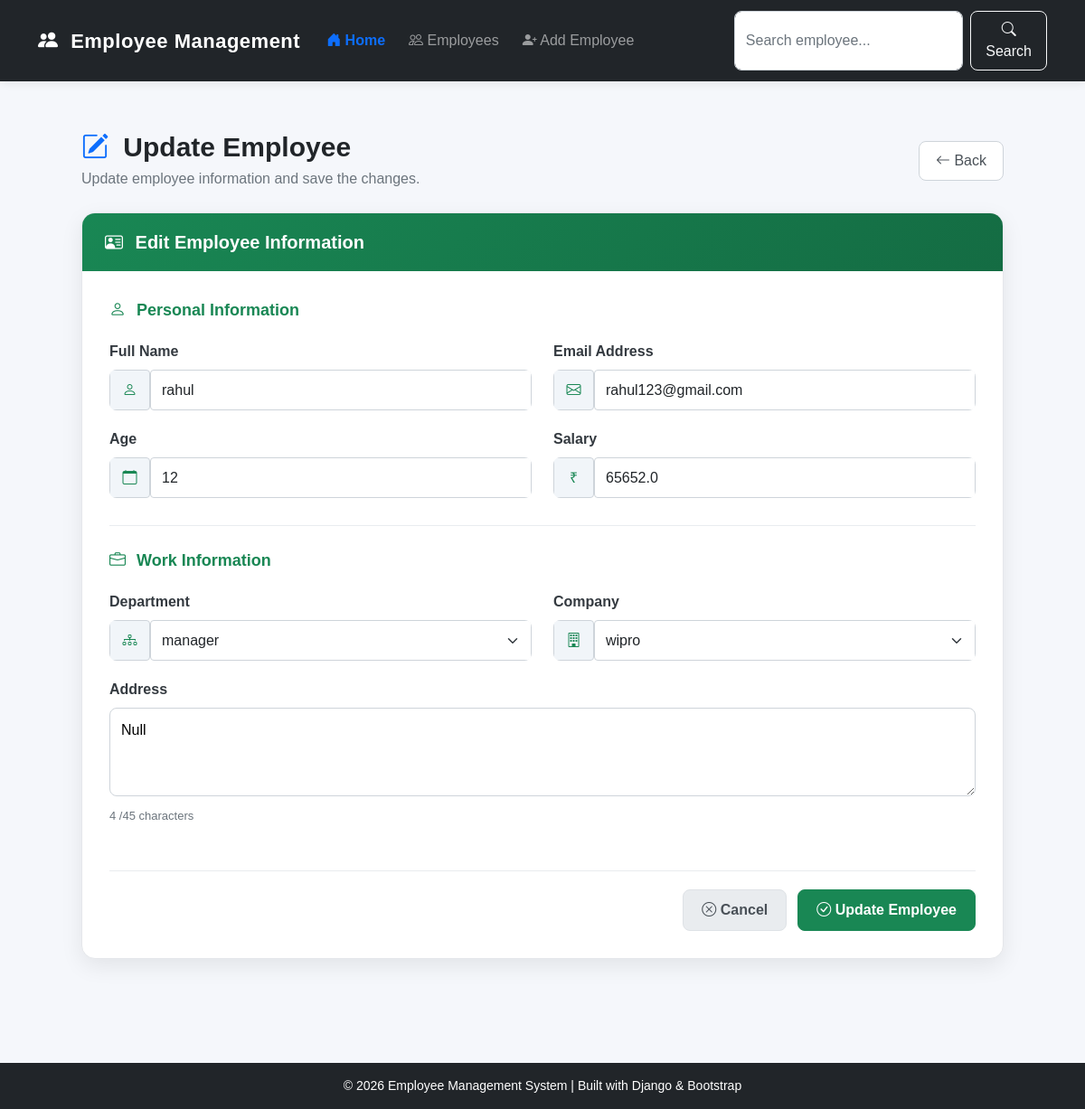
/employees/update/2/, run on the app's committed database.
### APP2/models.py (models this page shows, shortened)
class Employee(models.Model):
    name= models.CharField(max_length=60)
    emails=models.EmailField(unique=True)
    age=models.IntegerField()
    salary=models.FloatField()
    department = models.ForeignKey(
        'Department',
        on_delete=models.SET_NULL,
        null=True,
        blank=True,
        related_name='employees'
    )
    address=models.TextField(max_length=45,default='Null')
    company = models.ForeignKey(
    'Company',
    on_delete=models.CASCADE,
    related_name='employee',
    null=True,
    blank=True
)

class Department(models.Model):
    name = models.CharField(max_length=60, unique=True)
    description = models.TextField(max_length=200, blank=True)

class Company(models.Model):
    name= models.CharField(max_length=60)
    emails=models.EmailField(unique=True)
    location=models.TextField(max_length=45,default='Null')
    branch_number=models.IntegerField()

### APP2/views.py (the view, shortened to what this page needs)
# urls.py: path('update/<int:id>/', views.updateEmpData, name='update_employee'),
def updateEmpData(request, id):
    employee = get_object_or_404(Employee, id=id)
    companies = Company.objects.all()
    departments = Department.objects.all()
    return render(request, 'update.html', {
        'employee': employee,
        'companies': companies,
        'departments': departments
    })

### Templates/update.html (shortened to what this page needs)
{% extends 'base.html' %}
{% block content %}
<div class="employee-container">
    <div class="page-header">
        <div>
            <h2>
                <i class="bi bi-pencil-square"></i>
                Update Employee
            </h2>
            <p>
                Update employee information and save the changes.
            </p>
        </div>
        <a
            href="{% url 'display' %}"
            class="back-btn"
        >
            <i class="bi bi-arrow-left"></i>
            Back
        </a>
    </div>
    <div class="employee-card">
        <div class="employee-card-header">
            <h4>
                <i class="bi bi-person-vcard"></i>
                Edit Employee Information
            </h4>
        </div>
        <div class="employee-card-body">
            <form
                method="POST"
                id="employeeForm"
                onsubmit="return validateForm()"
            >
                <div class="section-title">
                    <i class="bi bi-person"></i>
                    Personal Information
                </div>
                <div class="row">
                    <div class="col-md-6 form-group">
                        <label>
                            Full Name
                        </label>
                        <div class="custom-input">
                            <span class="input-group-text">
                                <i class="bi bi-person"></i>
                            </span>
                            <input
                                type="text"
                                name="name"
                                id="name"
                                class="form-control"
                                value="{{ employee.name }}"
                                required
                            >
                        </div>
                    </div>
                    <div class="col-md-6 form-group">
                        <label>
                            Email Address
                        </label>
                        <div class="custom-input">
                            <span class="input-group-text">
                                <i class="bi bi-envelope"></i>
                            </span>
                            <input
                                type="email"
                                name="emails"
                                id="email"
                                class="form-control"
                                value="{{ employee.emails }}"
                                required
                            >
                        </div>
                    </div>
                    <div class="col-md-6 form-group">
                        <label>
                            Age
                        </label>
                        <div class="custom-input">
                            <span class="input-group-text">
                                <i class="bi bi-calendar"></i>
                            </span>
                            <input
                                type="number"
                                name="age"
                                id="age"
                                class="form-control"
                                value="{{ employee.age }}"
                                min="18"
                                max="100"
                                required
                            >
                        </div>
                    </div>
                    <div class="col-md-6 form-group">
                        <label>
                            Salary
                        </label>
                        <div class="custom-input">
                            <span class="input-group-text">
                                ₹
                            </span>
                            <input
                                type="number"
                                name="salary"
                                id="salary"
                                class="form-control"
                                value="{{ employee.salary }}"
                                step="0.01"
                                min="0"
                                required
                            >
                        </div>
                    </div>
                </div>
                <div class="divider"></div>
                <div class="section-title">
                    <i class="bi bi-briefcase"></i>
                    Work Information
                </div>
                <div class="row">
                    <div class="col-md-6 form-group">
                        <label>
                            Department
                        </label>
                        <div class="custom-input">
                            <span class="input-group-text">
                                <i class="bi bi-diagram-3"></i>
                            </span>
                            <select
                                name="department"
                                id="department"
                                class="form-select"
                                required
                            >
                                {% for department in departments %}
                                <option
                                    value="{{ department.id }}"
                                    {% if employee.department.id == department.id %}
                                        selected
                                    {% endif %}
                                >
                                    {{ department.name }}
                                </option>
                                {% endfor %}
                            </select>
                        </div>
                    </div>
                    <div class="col-md-6 form-group">
                        <label>
                            Company
                        </label>
                        <div class="custom-input">
                            <span class="input-group-text">
                                <i class="bi bi-building"></i>
                            </span>
                            <select
                                name="company"
                                id="company"
                                class="form-select"
                                required
                            >
                                {% for company in companies %}
                                <option
                                    value="{{ company.id }}"
                                    {% if employee.company.id == company.id %}
                                        selected
                                    {% endif %}
                                >
                                    {{ company.name }}
                                </option>
                                {% endfor %}
                            </select>
                        </div>
                    </div>
                    <div class="col-12 form-group">
                        <label>
                            Address
                        </label>
                        <textarea
                            name="address"
                            id="address"
                            rows="3"
                            maxlength="45"
                            required
                        >{{ employee.address }}</textarea>
                        <span class="address-limit">
                            <span id="characterCount">
                                {{ employee.address|length }}
                            </span>/45 characters
                        </span>
                    </div>
                </div>
                <div class="form-buttons">
                    <a
                        href="{% url 'display' %}"
                        class="cancel-btn"
                    >
                        <i class="bi bi-x-circle"></i>
                        Cancel
                    </a>
                    <button
                        type="submit"
                        class="update-btn"
                    >
                        <i class="bi bi-check-circle"></i>
                        Update Employee
                    </button>
                </div>
            </form>
        </div>
    </div>
</div>
{% endblock %}

### Templates/base.html (style rules this page uses)
* { box-sizing: border-box; }
body { margin: 0; font-family: Arial, Helvetica, sans-serif; background-color: #f5f7fb; color: #212529; }

### Templates/update.html (style rules this page uses)
.employee-container { max-width: 1050px; margin: 0 auto; padding: 20px 15px 50px; }
.page-header { display: flex; justify-content: space-between; align-items: center; margin-bottom: 25px; }
.page-header h2 { margin: 0; font-size: 30px; font-weight: 700; color: #212529; }
.page-header h2 i { color: #0d6efd; margin-right: 8px; }
.page-header p { margin: 5px 0 0; color: #6c757d; }
.back-btn { display: inline-block; padding: 9px 18px; color: #495057; background: #ffffff; border: 1px solid #ced4da; border-radius: 8px; text-decoration: none; transition: 0.3s; }
.employee-card { background: #ffffff; border-radius: 15px; overflow: hidden; border: 1px solid #e5e7eb; box-shadow: 0 8px 25px rgba(0, 0, 0, 0.08); }
.employee-card-header { padding: 20px 25px; color: white; background: linear-gradient( 135deg, #198754, #146c43 ); }
.employee-card-header h4 { margin: 0; font-size: 20px; font-weight: 600; }
.employee-card-header i { margin-right: 8px; }
.employee-card-body { padding: 30px; }
.section-title { color: #198754; font-size: 18px; font-weight: 600; margin-bottom: 20px; }
.section-title i { margin-right: 7px; }
.form-group { margin-bottom: 20px; }
.form-group label { display: block; margin-bottom: 8px; font-weight: 600; color: #343a40; }
.custom-input { display: flex; border-radius: 8px; overflow: hidden; }
.custom-input .input-group-text { min-width: 45px; display: flex; justify-content: center; align-items: center; background: #f1f5f9; color: #198754; border-color: #ced4da; }
.custom-input .form-control, .custom-input .form-select { min-height: 45px; border-color: #ced4da; }
textarea { width: 100%; border-radius: 8px; padding: 12px; resize: vertical; border: 1px solid #ced4da; }
.address-limit { display: block; margin-top: 5px; color: #6c757d; font-size: 13px; }
.divider { height: 1px; background: #e9ecef; margin: 10px 0 25px; }
.form-buttons { display: flex; justify-content: flex-end; gap: 12px; margin-top: 30px; padding-top: 20px; border-top: 1px solid #e9ecef; }
.cancel-btn, .update-btn { padding: 10px 20px; border-radius: 8px; font-weight: 600; text-decoration: none; transition: 0.3s; }
.cancel-btn { color: #495057; background: #e9ecef; border: 1px solid #dee2e6; }
.update-btn { color: white; background: #198754; border: 1px solid #198754; }

### data on the page
Employee: name "rahul", emails "rahul123@gmail.com", age "12", salary "65652.0", department "manager", company "wipro", address "Null", address|length "4"
